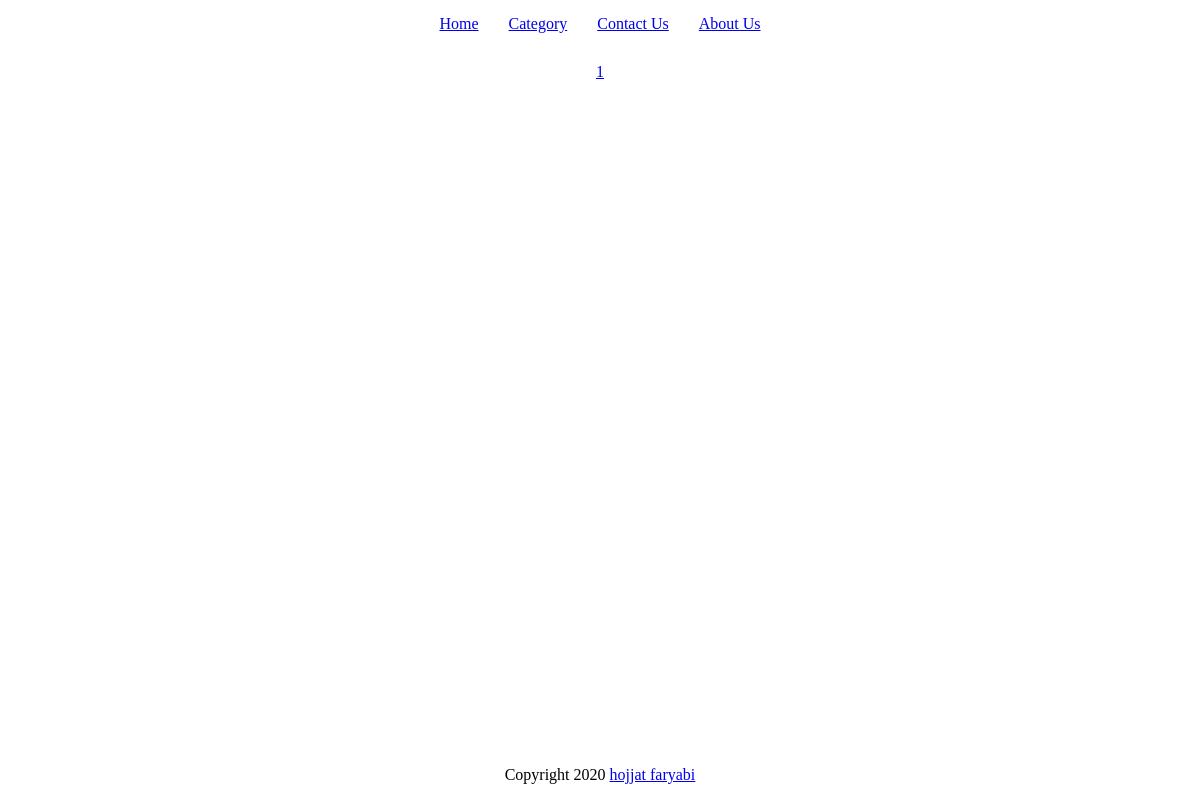
/, run on an earlier commit of the app's database.
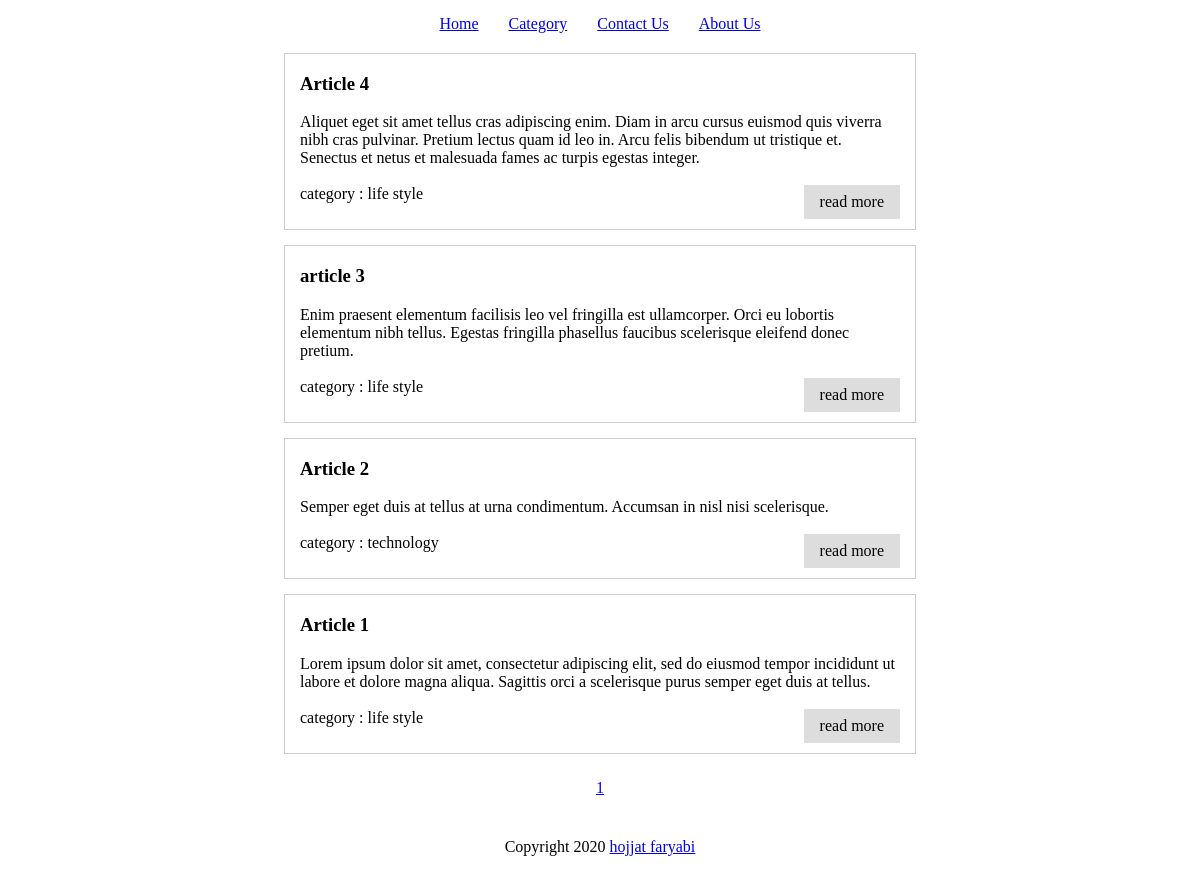
And on a later commit of the database.
### blog/models.py (models this page shows, shortened)
class Article(models.Model):
    user = models.ForeignKey(User, on_delete=models.CASCADE)
    title = models.CharField(max_length=150, null=False, blank=False)
    description = models.TextField(null=False, blank=False, default="")
    content = HTMLField(null=False, blank=False)
    category = models.ForeignKey(Category, null=False, blank=False, on_delete=models.CASCADE)
    created_at = models.DateTimeField(auto_now_add=True)

class Category(models.Model):
    title = models.CharField(max_length=200, null=False, blank=False)
    def __str__(self):
        return self.title

### blog/views.py (the view)
# urls.py: path('', views.index, name="index" ),
def index(request):
    all_articles = models.Article.objects.all().order_by('-created_at')
    pages = Paginator(all_articles, 4)
    n = request.GET.get("page", 1)
    try:
        articles = pages.page(n)
    except EmptyPage:
        articles = pages.page(1)
    context = {
        'articles':articles,
        'pages_count' : range(1, pages.num_pages + 1)
    }
    return render(request, "index.html", context)

### blog/templates/index.html (shortened to what this page needs)
{% extends "base.html" %}
{% block content %}
    <div id="content">
        {% for article in articles %}
        <div id="content-cell">
            <h3> {{ article.title }} </h3>
            <span> {{ article.description }} </span>
            <br />
            <br />
            <div style="display: flex; flex-direction: row; justify-content: space-between;">
                <span> category : {{ article.category }} </span>
                <a class="read-more" href="{% url 'blog:single_article' article.id %}"> read more</a>
            </div>
        </div>
        {% endfor %}
        <div class="page-ination">
            {% for i in pages_count %}
            <a href="{% url 'blog:index' %}?page={{i}}" class="page-ination-item"> {{i}} </a>
            {% endfor %}
        </div>
    </div>
{% endblock content %}

### blog/templates/base.html (shortened to what this page needs)
<!DOCTYPE html>
<html lang="en">
<head>
    <link rel="stylesheet" href="static/css/style.css">
</head>
<body>
        <div class="dflex">
            <a id="header-item" href="{% url 'blog:index' %}"> Home </a>
            <a id="header-item" href="{% url 'blog:category' %}"> Category </a>
            <a id="header-item" href="{% url 'blog:contact' %}"> Contact Us </a>
            <a id="header-item" href="{% url 'blog:about' %}"> About Us </a>
        </div>
    {% block content %}
    {% endblock content%}
        <div class="dflex" id="footer">
            <p> Copyright 2020 <a href="https://github.com/hojjat-faryabi"> hojjat faryabi</a> </p>
        </div>
</body>
</html>

### static/css/style.css (style rules this page uses)
html { height: 100%; }
#footer, .page-ination { margin-top: 25px; text-align: center; flex-direction: row; justify-content: center; }
body { height: 100%; display: flex; flex-direction: column; align-items: center; margin: 0; }
.read-more { padding: 8px 16px; background-color: #dddddd; color: black; text-decoration: none; }
#content { flex-grow: 1; }
#content-cell { width: 50%; border: 1px solid #cccccc; padding: 0px 15px 10px 15px; margin: auto; margin-top: 15px; height: fit-content; }
#header-item { margin-top: 15px; margin-bottom: 5px; padding: 0 15px; }
.page-ination-item { margin: 0 4px; }
.dflex { display: flex; justify-content: center; }

What changed in the data, as far as the page shows it:
added Article: title "Article 4", description "Aliquet eget sit amet tellus cras adipiscing enim. Diam in arcu cursus euismod quis viverra nibh cras pulvinar. Pretium lectus quam id leo in. Arcu felis bibendum ut tristique et. Senectus et netus et malesuada fames ac turpis egestas integer.", category "life style"
added Article: title "article 3", description "Enim praesent elementum facilisis leo vel fringilla est ullamcorper. Orci eu lobortis elementum nibh tellus. Egestas fringilla phasellus faucibus scelerisque eleifend donec pretium.", category "life style"
added Article: title "Article 2", description "Semper eget duis at tellus at urna condimentum. Accumsan in nisl nisi scelerisque.", category "technology"
added Article: title "Article 1", description "Lorem ipsum dolor sit amet, consectetur adipiscing elit, sed do eiusmod tempor incididunt ut labore et dolore magna aliqua. Sagittis orci a scelerisque purus semper eget duis at tellus.", category "life style"
